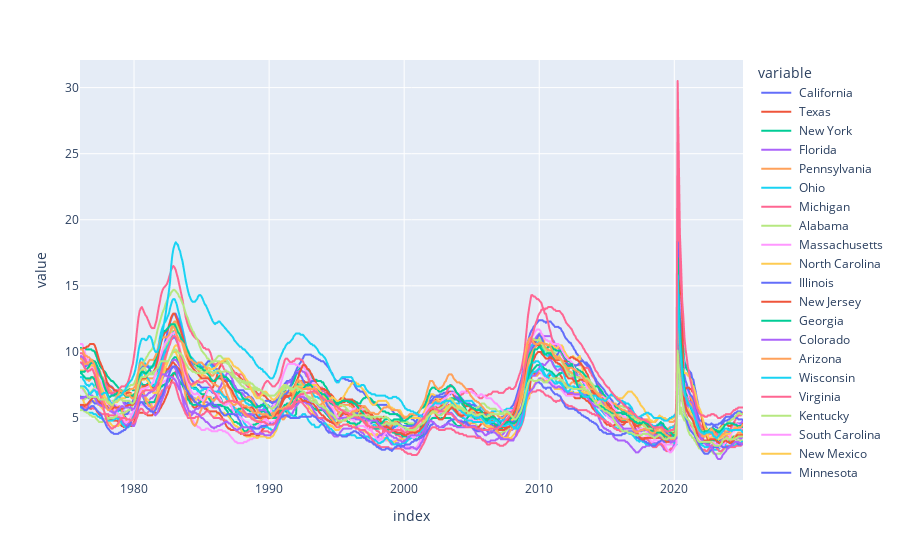

This figure's notebook cell:
### Code cell
#plot ststes unemployemnt rate
px.line(uemp_states)

### Figure 1 — Plotly figure (JSON) as saved in the notebook; plotly's stock layout.template omitted (floating-point values rounded to 4 significant figures; data arrays with more than 128 entries replaced by an {"elided": "..."} marker saying what was removed)
{"data": [{"hovertemplate": "variable= California<br>index=%{x}<br>value=%{y}<extra></extra>", "legendgroup": " California", "line": {"color": "#636efa", "dash": "solid"}, "marker": {"symbol": "circle"}, "mode": "lines", "name": " California", "showlegend": true, "type": "scattergl", "x": {"elided": "590 str values"}, "xaxis": "x", "y": {"elided": "590 float values"}, "yaxis": "y"}, {"hovertemplate": "variable= Texas<br>index=%{x}<br>value=%{y}<extra></extra>", "legendgroup": " Texas", "line": {"color": "#EF553B", "dash": "solid"}, "marker": {"symbol": "circle"}, "mode": "lines", "name": " Texas", "showlegend": true, "type": "scattergl", "x": {"elided": "590 str values"}, "xaxis": "x", "y": {"elided": "590 float values"}, "yaxis": "y"}, {"hovertemplate": "variable= New York<br>index=%{x}<br>value=%{y}<extra></extra>", "legendgroup": " New York", "line": {"color": "#00cc96", "dash": "solid"}, "marker": {"symbol": "circle"}, "mode": "lines", "name": " New York", "showlegend": true, "type": "scattergl", "x": {"elided": "590 str values"}, "xaxis": "x", "y": {"elided": "590 float values"}, "yaxis": "y"}, {"hovertemplate": "variable= Florida<br>index=%{x}<br>value=%{y}<extra></extra>", "legendgroup": " Florida", "line": {"color": "#ab63fa", "dash": "solid"}, "marker": {"symbol": "circle"}, "mode": "lines", "name": " Florida", "showlegend": true, "type": "scattergl", "x": {"elided": "590 str values"}, "xaxis": "x", "y": {"elided": "590 float values"}, "yaxis": "y"}, {"hovertemplate": "variable= Pennsylvania<br>index=%{x}<br>value=%{y}<extra></extra>", "legendgroup": " Pennsylvania", "line": {"color": "#FFA15A", "dash": "solid"}, "marker": {"symbol": "circle"}, "mode": "lines", "name": " Pennsylvania", "showlegend": true, "type": "scattergl", "x": {"elided": "590 str values"}, "xaxis": "x", "y": {"elided": "590 float values"}, "yaxis": "y"}, {"hovertemplate": "variable= Ohio<br>index=%{x}<br>value=%{y}<extra></extra>", "legendgroup": " Ohio", "line": {"color": "#19d3f3", "dash": "solid"}, "marker": {"symbol": "circle"}, "mode": "lines", "name": " Ohio", "showlegend": true, "type": "scattergl", "x": {"elided": "590 str values"}, "xaxis": "x", "y": {"elided": "590 float values"}, "yaxis": "y"}, {"hovertemplate": "variable= Michigan<br>index=%{x}<br>value=%{y}<extra></extra>", "legendgroup": " Michigan", "line": {"color": "#FF6692", "dash": "solid"}, "marker": {"symbol": "circle"}, "mode": "lines", "name": " Michigan", "showlegend": true, "type": "scattergl", "x": {"elided": "590 str values"}, "xaxis": "x", "y": {"elided": "590 float values"}, "yaxis": "y"}, {"hovertemplate": "variable= Alabama<br>index=%{x}<br>value=%{y}<extra></extra>", "legendgroup": " Alabama", "line": {"color": "#B6E880", "dash": "solid"}, "marker": {"symbol": "circle"}, "mode": "lines", "name": " Alabama", "showlegend": true, "type": "scattergl", "x": {"elided": "590 str values"}, "xaxis": "x", "y": {"elided": "590 float values"}, "yaxis": "y"}, {"hovertemplate": "variable= Massachusetts<br>index=%{x}<br>value=%{y}<extra></extra>", "legendgroup": " Massachusetts", "line": {"color": "#FF97FF", "dash": "solid"}, "marker": {"symbol": "circle"}, "mode": "lines", "name": " Massachusetts", "showlegend": true, "type": "scattergl", "x": {"elided": "590 str values"}, "xaxis": "x", "y": {"elided": "590 float values"}, "yaxis": "y"}, {"hovertemplate": "variable= North Carolina<br>index=%{x}<br>value=%{y}<extra></extra>", "legendgroup": " North Carolina", "line": {"color": "#FECB52", "dash": "solid"}, "marker": {"symbol": "circle"}, "mode": "lines", "name": " North Carolina", "showlegend": true, "type": "scattergl", "x": {"elided": "590 str values"}, "xaxis": "x", "y": {"elided": "590 float values"}, "yaxis": "y"}, {"hovertemplate": "variable= Illinois<br>index=%{x}<br>value=%{y}<extra></extra>", "legendgroup": " Illinois", "line": {"color": "#636efa", "dash": "solid"}, "marker": {"symbol": "circle"}, "mode": "lines", "name": " Illinois", "showlegend": true, "type": "scattergl", "x": {"elided": "590 str values"}, "xaxis": "x", "y": {"elided": "590 float values"}, "yaxis": "y"}, {"hovertemplate": "variable= New Jersey<br>index=%{x}<br>value=%{y}<extra></extra>", "legendgroup": " New Jersey", "line": {"color": "#EF553B", "dash": "solid"}, "marker": {"symbol": "circle"}, "mode": "lines", "name": " New Jersey", "showlegend": true, "type": "scattergl", "x": {"elided": "590 str values"}, "xaxis": "x", "y": {"elided": "590 float values"}, "yaxis": "y"}, {"hovertemplate": "variable= Georgia<br>index=%{x}<br>value=%{y}<extra></extra>", "legendgroup": " Georgia", "line": {"color": "#00cc96", "dash": "solid"}, "marker": {"symbol": "circle"}, "mode": "lines", "name": " Georgia", "showlegend": true, "type": "scattergl", "x": {"elided": "590 str values"}, "xaxis": "x", "y": {"elided": "590 float values"}, "yaxis": "y"}, {"hovertemplate": "variable= Colorado<br>index=%{x}<br>value=%{y}<extra></extra>", "legendgroup": " Colorado", "line": {"color": "#ab63fa", "dash": "solid"}, "marker": {"symbol": "circle"}, "mode": "lines", "name": " Colorado", "showlegend": true, "type": "scattergl", "x": {"elided": "590 str values"}, "xaxis": "x", "y": {"elided": "590 float values"}, "yaxis": "y"}, {"hovertemplate": "variable= Arizona<br>index=%{x}<br>value=%{y}<extra></extra>", "legendgroup": " Arizona", "line": {"color": "#FFA15A", "dash": "solid"}, "marker": {"symbol": "circle"}, "mode": "lines", "name": " Arizona", "showlegend": true, "type": "scattergl", "x": {"elided": "590 str values"}, "xaxis": "x", "y": {"elided": "590 float values"}, "yaxis": "y"}, {"hovertemplate": "variable= Wisconsin<br>index=%{x}<br>value=%{y}<extra></extra>", "legendgroup": " Wisconsin", "line": {"color": "#19d3f3", "dash": "solid"}, "marker": {"symbol": "circle"}, "mode": "lines", "name": " Wisconsin", "showlegend": true, "type": "scattergl", "x": {"elided": "590 str values"}, "xaxis": "x", "y": {"elided": "590 float values"}, "yaxis": "y"}, {"hovertemplate": "variable= Virginia<br>index=%{x}<br>value=%{y}<extra></extra>", "legendgroup": " Virginia", "line": {"color": "#FF6692", "dash": "solid"}, "marker": {"symbol": "circle"}, "mode": "lines", "name": " Virginia", "showlegend": true, "type": "scattergl", "x": {"elided": "590 str values"}, "xaxis": "x", "y": {"elided": "590 float values"}, "yaxis": "y"}, {"hovertemplate": "variable= Kentucky<br>index=%{x}<br>value=%{y}<extra></extra>", "legendgroup": " Kentucky", "line": {"color": "#B6E880", "dash": "solid"}, "marker": {"symbol": "circle"}, "mode": "lines", "name": " Kentucky", "showlegend": true, "type": "scattergl", "x": {"elided": "590 str values"}, "xaxis": "x", "y": {"elided": "590 float values"}, "yaxis": "y"}, {"hovertemplate": "variable= South Carolina<br>index=%{x}<br>value=%{y}<extra></extra>", "legendgroup": " South Carolina", "line": {"color": "#FF97FF", "dash": "solid"}, "marker": {"symbol": "circle"}, "mode": "lines", "name": " South Carolina", "showlegend": true, "type": "scattergl", "x": {"elided": "590 str values"}, "xaxis": "x", "y": {"elided": "590 float values"}, "yaxis": "y"}, {"hovertemplate": "variable= New Mexico<br>index=%{x}<br>value=%{y}<extra></extra>", "legendgroup": " New Mexico", "line": {"color": "#FECB52", "dash": "solid"}, "marker": {"symbol": "circle"}, "mode": "lines", "name": " New Mexico", "showlegend": true, "type": "scattergl", "x": {"elided": "590 str values"}, "xaxis": "x", "y": {"elided": "590 float values"}, "yaxis": "y"}, {"hovertemplate": "variable= Minnesota<br>index=%{x}<br>value=%{y}<extra></extra>", "legendgroup": " Minnesota", "line": {"color": "#636efa", "dash": "solid"}, "marker": {"symbol": "circle"}, "mode": "lines", "name": " Minnesota", "showlegend": true, "type": "scattergl", "x": {"elided": "590 str values"}, "xaxis": "x", "y": {"elided": "590 float values"}, "yaxis": "y"}, {"hovertemplate": "variable= Tennessee<br>index=%{x}<br>value=%{y}<extra></extra>", "legendgroup": " Tennessee", "line": {"color": "#EF553B", "dash": "solid"}, "marker": {"symbol": "circle"}, "mode": "lines", "name": " Tennessee", "showlegend": true, "type": "scattergl", "x": {"elided": "590 str values"}, "xaxis": "x", "y": {"elided": "590 float values"}, "yaxis": "y"}, {"hovertemplate": "variable= Washington<br>index=%{x}<br>value=%{y}<extra></extra>", "legendgroup": " Washington", "line": {"color": "#00cc96", "dash": "solid"}, "marker": {"symbol": "circle"}, "mode": "lines", "name": " Washington", "showlegend": true, "type": "scattergl", "x": {"elided": "590 str values"}, "xaxis": "x", "y": {"elided": "590 float values"}, "yaxis": "y"}, {"hovertemplate": "variable= Maryland<br>index=%{x}<br>value=%{y}<extra></extra>", "legendgroup": " Maryland", "line": {"color": "#ab63fa", "dash": "solid"}, "marker": {"symbol": "circle"}, "mode": "lines", "name": " Maryland", "showlegend": true, "type": "scattergl", "x": {"elided": "590 str values"}, "xaxis": "x", "y": {"elided": "590 float values"}, "yaxis": "y"}, {"hovertemplate": "variable= Oregon<br>index=%{x}<br>value=%{y}<extra></extra>", "legendgroup": " Oregon", "line": {"color": "#FFA15A", "dash": "solid"}, "marker": {"symbol": "circle"}, "mode": "lines", "name": " Oregon", "showlegend": true, "type": "scattergl", "x": {"elided": "590 str values"}, "xaxis": "x", "y": {"elided": "590 float values"}, "yaxis": "y"}, {"hovertemplate": "variable= West Virginia<br>index=%{x}<br>value=%{y}<extra></extra>", "legendgroup": " West Virginia", "line": {"color": "#19d3f3", "dash": "solid"}, "marker": {"symbol": "circle"}, "mode": "lines", "name": " West Virginia", "showlegend": true, "type": "scattergl", "x": {"elided": "590 str values"}, "xaxis": "x", "y": {"elided": "590 float values"}, "yaxis": "y"}, {"hovertemplate": "variable= Nevada<br>index=%{x}<br>value=%{y}<extra></extra>", "legendgroup": " Nevada", "line": {"color": "#FF6692", "dash": "solid"}, "marker": {"symbol": "circle"}, "mode": "lines", "name": " Nevada", "showlegend": true, "type": "scattergl", "x": {"elided": "590 str values"}, "xaxis": "x", "y": {"elided": "590 float values"}, "yaxis": "y"}, {"hovertemplate": "variable= Arkansas<br>index=%{x}<br>value=%{y}<extra></extra>", "legendgroup": " Arkansas", "line": {"color": "#B6E880", "dash": "solid"}, "marker": {"symbol": "circle"}, "mode": "lines", "name": " Arkansas", "showlegend": true, "type": "scattergl", "x": {"elided": "590 str values"}, "xaxis": "x", "y": {"elided": "590 float values"}, "yaxis": "y"}], "layout": {"legend": {"title": {"text": "variable"}, "tracegroupgap": 0}, "margin": {"t": 60}, "xaxis": {"anchor": "y", "domain": [0, 1], "title": {"text": "index"}}, "yaxis": {"anchor": "x", "domain": [0, 1], "title": {"text": "value"}}}}
